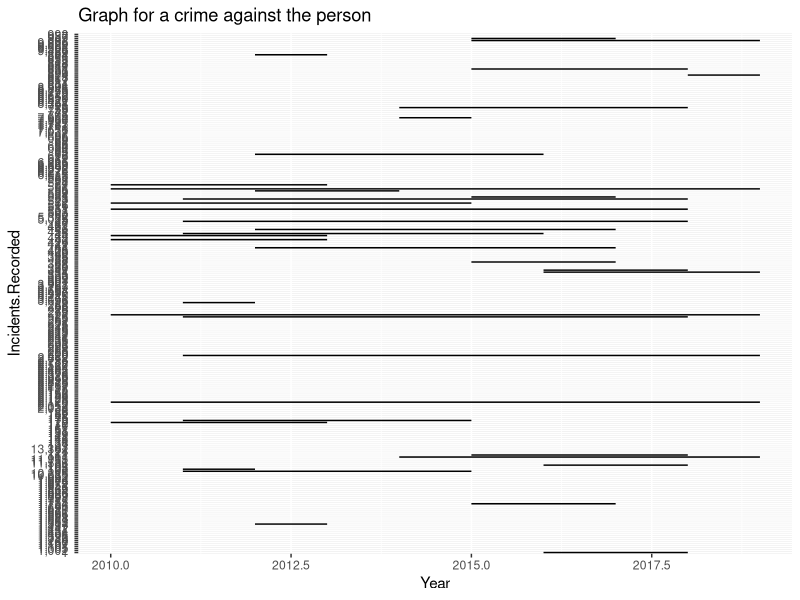

Generate this figure with R:
## ---- chunk 1
library(tidyverse)
library(ggplot2)
## ---- chunk 2
data <- read.csv("Data/Data_Tables_Criminal_Incidents_Visualisation_Year_Ending_December_2019.csv") %>% 
  filter(Offence.Division == "A Crimes against the person")
## ---- chunk 3
ggplot(data, 
       aes(x = Year,
           y = Incidents.Recorded)) +
  geom_line()+
  ggtitle("Graph for a crime against the person")
  theme_bw()
